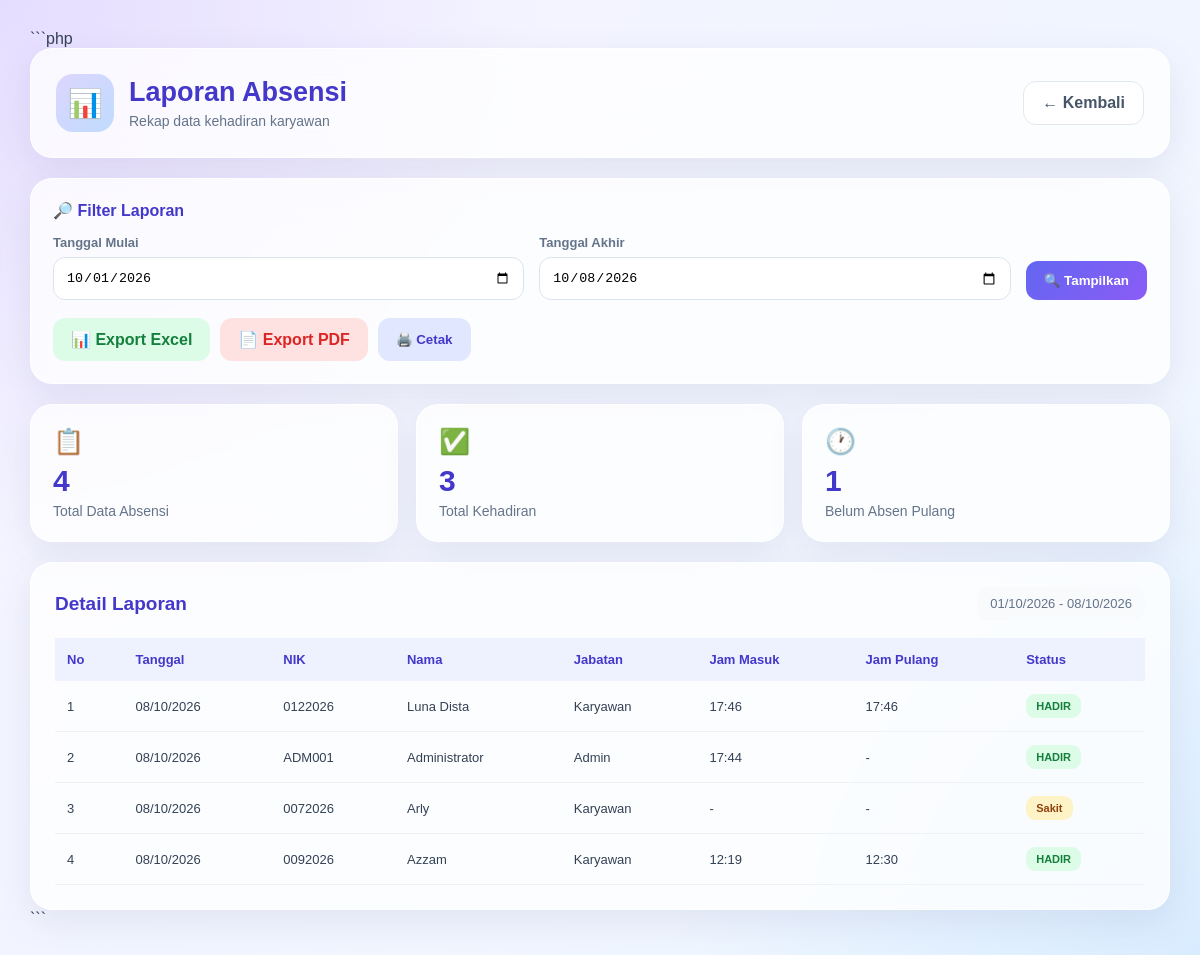
The app's page /absensi/laporan.php (signed in) with its own data.
### tables this page shows
CREATE TABLE `absensi` (
  `id` int(11) NOT NULL,
  `id_karyawan` int(11) NOT NULL,
  `tanggal` date NOT NULL,
  `jam_masuk` time DEFAULT NULL,
  `jam_pulang` time DEFAULT NULL,
  `status` varchar(30) DEFAULT 'HADIR'
);

CREATE TABLE `karyawan` (
  `id` int(11) NOT NULL,
  `nik` varchar(50) NOT NULL,
  `nama` varchar(100) NOT NULL,
  `jabatan` varchar(100) NOT NULL,
  `no_hp` varchar(20) NOT NULL,
  `email` varchar(100) NOT NULL,
  `password` varchar(255) NOT NULL,
  `role` enum('admin','karyawan') NOT NULL DEFAULT 'karyawan',
  `created_at` timestamp NOT NULL DEFAULT current_timestamp()
);

### absensi/laporan.php (the view, shortened to what this page needs)
<?php
require_once "../config/database.php";
$mulai = !empty($_GET["mulai"])
    ? $_GET["mulai"]
    : date("Y-m-01");
$akhir = !empty($_GET["akhir"])
    ? $_GET["akhir"]
    : date("Y-m-d");
$stmt = $conn->prepare("
    SELECT
        absensi.id,
        absensi.tanggal,
        karyawan.nik,
        karyawan.nama,
        karyawan.jabatan,
        absensi.jam_masuk,
        absensi.jam_pulang,
        absensi.status
    FROM absensi
    INNER JOIN karyawan
        ON absensi.id_karyawan = karyawan.id
    WHERE absensi.tanggal BETWEEN ? AND ?
    ORDER BY absensi.tanggal DESC, absensi.id DESC
");
$stmt->bind_param("ss", $mulai, $akhir);
$stmt->execute();
$result = $stmt->get_result();
$dataLaporan = [];
$totalData = 0;
$totalHadir = 0;
$totalBelumPulang = 0;
while ($row = $result->fetch_assoc()) {
    $dataLaporan[] = $row;
    $totalData++;
    if (strtoupper($row["status"]) === "HADIR") {
        $totalHadir++;
    }
    if (
        !empty($row["jam_masuk"]) &&
        $row["jam_masuk"] !== "00:00:00" &&
        (
            empty($row["jam_pulang"]) ||
            $row["jam_pulang"] === "00:00:00"
        )
    ) {
        $totalBelumPulang++;
    }
}
function formatTanggal($tanggal)
{
    return date("d/m/Y", strtotime($tanggal));
}
function formatJam($jam)
{
    if (
        empty($jam) ||
        $jam === "00:00:00" ||
        $jam === "00:00"
    ) {
        return "-";
    }
    return date("H:i", strtotime($jam));
}
?>
<!DOCTYPE html>
<html lang="id">
<head>
</head>
<body>
<div class="container">
    <div class="card header">
        <div class="header-top">
            <div class="title-box">
                <div class="icon">
                    📊
                </div>
                <div>
                    <h1>
                        Laporan Absensi
                    </h1>
                    <div class="subtitle">
                        Rekap data kehadiran karyawan
                    </div>
                </div>
            </div>
            <a
                href="../admin/dashboard.php"
                class="back-btn"
            >
                ← Kembali
            </a>
        </div>
    </div>
    <div class="card filter">
        <div class="filter-title">
            🔎 Filter Laporan
        </div>
        <form
            method="GET"
            class="filter-form"
        >
            <div>
                <label>
                    Tanggal Mulai
                </label>
                <input
                    type="date"
                    name="mulai"
                    value="<?= htmlspecialchars($mulai) ?>"
                    required
                >
            </div>
            <div>
                <label>
                    Tanggal Akhir
                </label>
                <input
                    type="date"
                    name="akhir"
                    value="<?= htmlspecialchars($akhir) ?>"
                    required
                >
            </div>
            <button
                type="submit"
                class="btn btn-filter"
            >
                🔍 Tampilkan
            </button>
        </form>
        <div class="export-buttons">
            <a
                href="export_excel.php?mulai=<?= urlencode($mulai) ?>&akhir=<?= urlencode($akhir) ?>"
                class="btn btn-excel"
            >
                📊 Export Excel
            </a>
            <a
                href="export_pdf.php?mulai=<?= urlencode($mulai) ?>&akhir=<?= urlencode($akhir) ?>"
                class="btn btn-pdf"
                target="_blank"
            >
                📄 Export PDF
            </a>
            <button
                type="button"
                onclick="window.print()"
                class="btn btn-print"
            >
                🖨️ Cetak
            </button>
        </div>
    </div>
    <div class="stats">
        <div class="card stat">
            <div class="stat-icon">
                📋
            </div>
            <div class="stat-number">
                <?= $totalData ?>
            </div>
            <div class="stat-label">
                Total Data Absensi
            </div>
        </div>
        <div class="card stat">
            <div class="stat-icon">
                ✅
            </div>
            <div class="stat-number">
                <?= $totalHadir ?>
            </div>
            <div class="stat-label">
                Total Kehadiran
            </div>
        </div>
        <div class="card stat">
            <div class="stat-icon">
                🕐
            </div>
            <div class="stat-number">
                <?= $totalBelumPulang ?>
            </div>
            <div class="stat-label">
                Belum Absen Pulang
            </div>
        </div>
    </div>
    <div class="card table-card">
        <div class="table-header">
            <div class="table-title">
                Detail Laporan
            </div>
            <div class="periode">
                <?= formatTanggal($mulai) ?>
                -
                <?= formatTanggal($akhir) ?>
            </div>
        </div>
        <div class="table-wrapper">
            <table>
                <thead>
                    <tr>
                        <th>No</th>
                        <th>Tanggal</th>
                        <th>NIK</th>
                        <th>Nama</th>
                        <th>Jabatan</th>
                        <th>Jam Masuk</th>
                        <th>Jam Pulang</th>
                        <th>Status</th>
                    </tr>
                </thead>
                <tbody>
                <?php if (!empty($dataLaporan)): ?>
                    <?php foreach ($dataLaporan as $index => $row): ?>
                        <tr>
                            <td>
                                <?= $index + 1 ?>
                            </td>
                            <td>
                                <?= formatTanggal($row["tanggal"]) ?>
                            </td>
                            <td>
                                <?= htmlspecialchars($row["nik"]) ?>
                            </td>
                            <td>
                                <?= htmlspecialchars($row["nama"]) ?>
                            </td>
                            <td>
                                <?= htmlspecialchars($row["jabatan"]) ?>
                            </td>
                            <td>
                                <?= formatJam($row["jam_masuk"]) ?>
                            </td>
                            <td>
                                <?= formatJam($row["jam_pulang"]) ?>
                            </td>
                            <td>
                                <?php if (
                                    strtoupper($row["status"]) === "HADIR"
                                ): ?>
                                    <span class="status hadir">
                                        HADIR
                                    </span>
                                <?php else: ?>
                                    <span class="status lain">
                                        <?= htmlspecialchars($row["status"]) ?>
                                    </span>
                                <?php endif; ?>
                            </td>
                        </tr>
                    <?php endforeach; ?>
                <?php endif; ?>
                </tbody>
            </table>
        </div>
    </div>
</div>
</body>
</html>

### absensi/laporan.php (style rules this page uses)
* { box-sizing: border-box; margin: 0; padding: 0; }
body { font-family: Arial, sans-serif; min-height: 100vh; padding: 30px; color: #334155; background: radial-gradient( circle at top left, #e5ddff, transparent 35% ), radial-gradient( circle at bottom right, #d9ecff, transparent 35% ), linear-gradient( 135deg, #f5f3ff, #eef7ff ); }
.container { max-width: 1250px; margin: auto; }
.card { background: rgba(255,255,255,.78); backdrop-filter: blur(18px); border: 1px solid rgba(255,255,255,.8); border-radius: 22px; box-shadow: 0 12px 35px rgba(91,78,130,.10); }
.header { padding: 25px; margin-bottom: 20px; }
.header-top { display: flex; align-items: center; justify-content: space-between; gap: 15px; }
.title-box { display: flex; align-items: center; gap: 15px; }
.icon { width: 58px; height: 58px; border-radius: 17px; display: flex; align-items: center; justify-content: center; background: linear-gradient( 135deg, #ddd6fe, #bfdbfe ); font-size: 28px; }
h1 { color: #4338ca; font-size: 27px; margin-bottom: 5px; }
.subtitle { color: #64748b; font-size: 14px; }
.back-btn { text-decoration: none; color: #475569; background: white; border: 1px solid #e2e8f0; padding: 12px 18px; border-radius: 13px; font-weight: bold; }
.filter { padding: 22px; margin-bottom: 20px; }
.filter-title { color: #4338ca; font-weight: bold; margin-bottom: 15px; }
.filter-form { display: grid; grid-template-columns: 1fr 1fr auto; gap: 15px; align-items: end; }
label { display: block; color: #64748b; font-size: 13px; font-weight: bold; margin-bottom: 7px; }
input[type="date"] { width: 100%; padding: 12px; border: 1px solid #dbe3ef; border-radius: 12px; outline: none; }
.btn { border: none; border-radius: 12px; padding: 12px 18px; font-weight: bold; text-decoration: none; cursor: pointer; display: inline-flex; justify-content: center; align-items: center; gap: 7px; }
.btn-filter { background: linear-gradient( 135deg, #6366f1, #8b5cf6 ); color: white; }
.export-buttons { display: flex; flex-wrap: wrap; gap: 10px; margin-top: 18px; }
.btn-excel { background: #dcfce7; color: #15803d; }
.btn-pdf { background: #fee2e2; color: #dc2626; }
.btn-print { background: #e0e7ff; color: #4338ca; }
.stats { display: grid; grid-template-columns: repeat(3, 1fr); gap: 18px; margin-bottom: 20px; }
.stat { padding: 22px; }
.stat-icon { font-size: 25px; margin-bottom: 8px; }
.stat-number { font-size: 30px; font-weight: bold; color: #4338ca; }
.stat-label { color: #64748b; font-size: 14px; margin-top: 5px; }
.table-card { padding: 24px; }
.table-header { display: flex; justify-content: space-between; align-items: center; margin-bottom: 18px; gap: 15px; }
.table-title { font-size: 19px; font-weight: bold; color: #4338ca; }
.periode { background: #f8fafc; color: #64748b; padding: 9px 13px; border-radius: 10px; font-size: 13px; }
.table-wrapper { width: 100%; overflow-x: auto; }
table { width: 100%; border-collapse: collapse; min-width: 850px; }
th { background: #eef2ff; color: #4338ca; padding: 14px 12px; text-align: left; font-size: 13px; }
td { padding: 13px 12px; border-bottom: 1px solid #eef2f7; font-size: 13px; }
.status { display: inline-block; padding: 6px 10px; border-radius: 9px; font-size: 11px; font-weight: bold; }
.hadir { background: #dcfce7; color: #15803d; }
.lain { background: #fef3c7; color: #92400e; }

### records on screen
absensi: tanggal "08/10/2026", id_karyawan.nik "0122026", id_karyawan.nama "Luna Dista", id_karyawan.jabatan "Karyawan", jam_masuk "17:46", jam_pulang "17:46", status "HADIR"
absensi: tanggal "08/10/2026", id_karyawan.nik "ADM001", id_karyawan.nama "Administrator", id_karyawan.jabatan "Admin", jam_masuk "17:44", jam_pulang "-", status "HADIR"
absensi: tanggal "08/10/2026", id_karyawan.nik "0072026", id_karyawan.nama "Arly", id_karyawan.jabatan "Karyawan", jam_masuk "-", jam_pulang "-", status "Sakit"
absensi: tanggal "08/10/2026", id_karyawan.nik "0092026", id_karyawan.nama "Azzam", id_karyawan.jabatan "Karyawan", jam_masuk "12:19", jam_pulang "12:30", status "HADIR"

### other values on screen
$totalData "4"
$totalHadir "3"
$totalBelumPulang "1"
formatTanggal($mulai) "01/10/2026"
formatTanggal($akhir) "08/10/2026"
